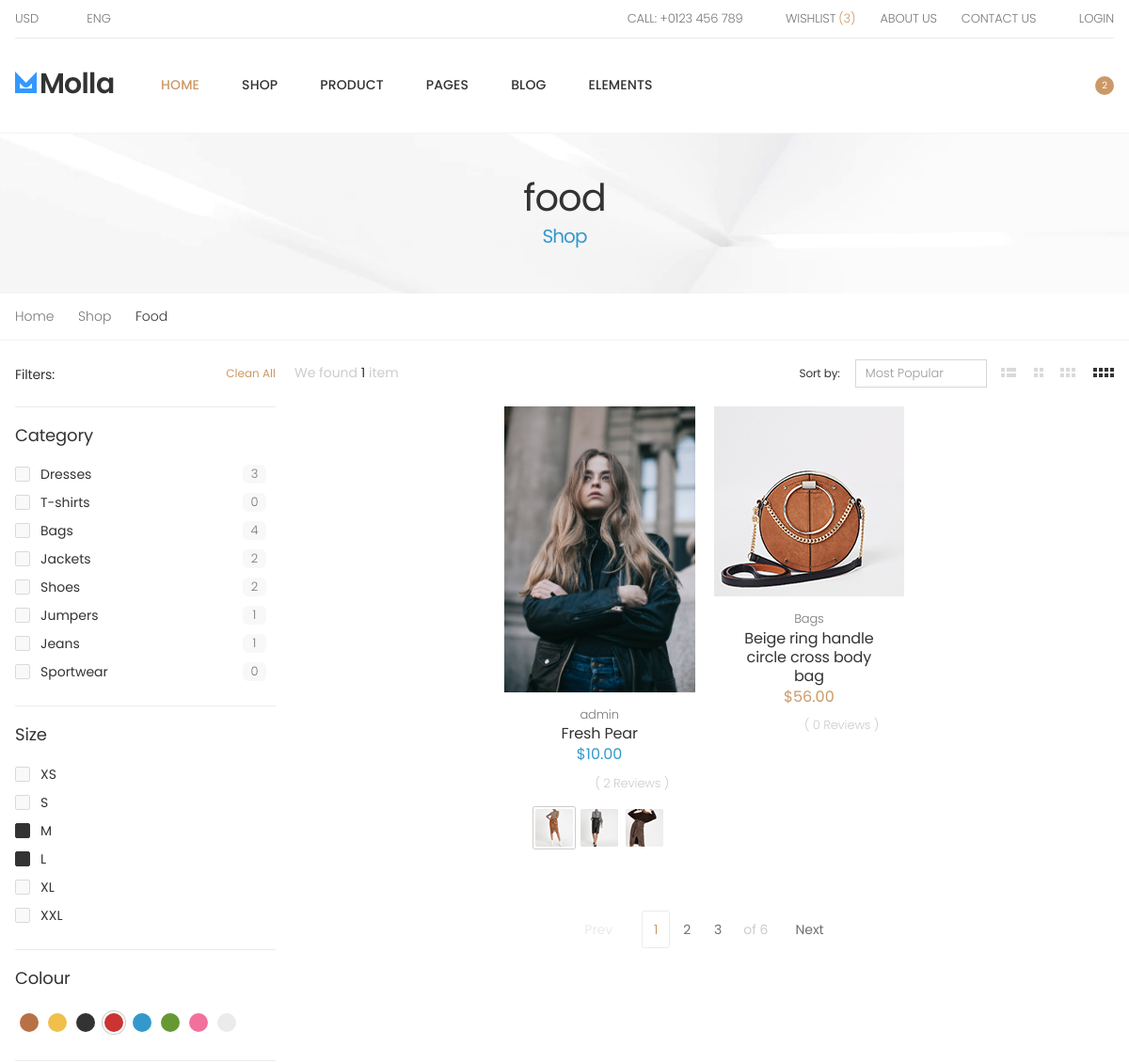
The page /category/catbegd144h1b (upper part) on the database as committed earlier.
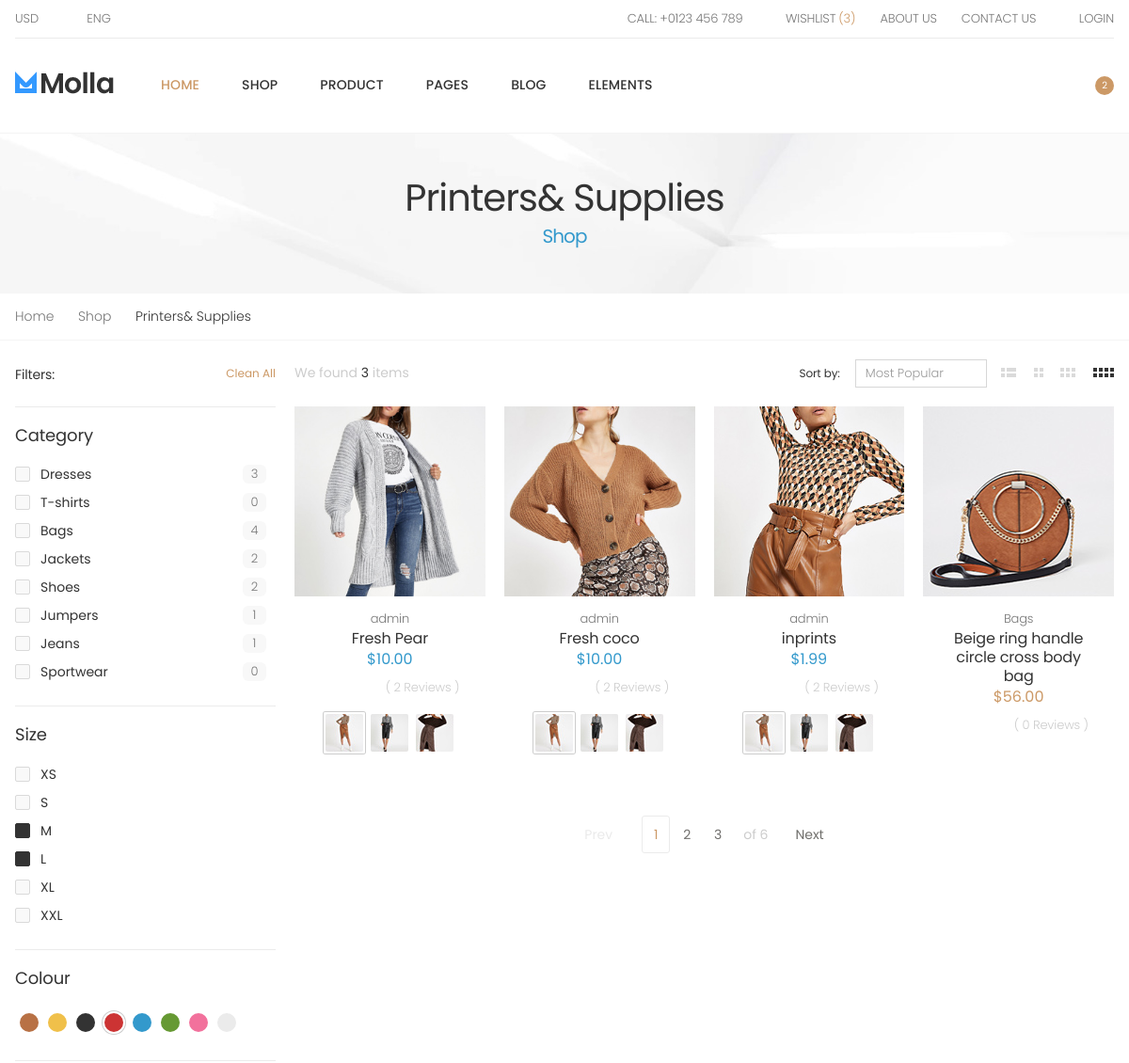
The same page on the database as committed later.
### core/models.py (models this page shows, shortened)
class Category(models.Model):
    cid =ShortUUIDField(unique=True, length=10, max_length=20, prefix="cat", alphabet="abcdefgh12345")
    title =models.CharField(max_length=100, default="food")
    image = models.ImageField(upload_to="category", default="category.jpg")
    class Meta:
        verbose_name_plural ="Categories"

class Product(models.Model):
    pid =ShortUUIDField(unique=True, length=10, max_length=20, alphabet="abcdefgh12345xvz")
    user = models.ForeignKey(User, on_delete=models.SET_NULL, null= True)
    category = models.ForeignKey(Category, on_delete=models.SET_NULL, null= True, related_name="category")
    vendor = models.ForeignKey(Vendor, on_delete=models.SET_NULL, null= True, related_name='products')
    title =models.CharField(max_length=100, default="Fresh Pear")
    image = models.ImageField(upload_to=user_directory_path, default="product.jpg")
    description = models.TextField(null=True, blank=True, default="This is the product")
    price = models.DecimalField(max_digits=10, decimal_places=2, default="1.99")
    old_price = models.DecimalField(max_digits=10, decimal_places=2, default="2.99")
    specification = models.TextField(null=True, blank=True,)
    product_status = models.CharField(choices= STATUS, max_length=10, default="in_review")
    status = models.BooleanField(default=True)
    in_stock = models.BooleanField(default=True)
    featured = models.BooleanField(default=True)
    digital = models.BooleanField(default=True)
    sku =ShortUUIDField(unique=True, length=10, max_length=20, prefix="sku", alphabet="abcdefgh12345xvz")
    date = models.DateTimeField(auto_now_add=True)
    update = models.DateTimeField(null=True, blank=True)
    class Meta:
        verbose_name_plural ="Products"

class Vendor(models.Model):
    vid =ShortUUIDField(unique=True, length=10, max_length=20, prefix="ven", alphabet="abcdefgh12345")
    title =models.CharField(max_length=100, default="Naterfy")
    image = models.ImageField(upload_to=user_directory_path, default="vendor.jpg")
    cover_image = models.ImageField(upload_to=user_directory_path, default="vendor.jpg")
    description = models.TextField(null=True, blank=True, default="I am an amazging Vendor ")
    address = models.CharField(max_length=100, default="123 Main street.Lokogoma")
    contact = models.CharField(max_length=100, default="+234 (8167) 791 934")
    chat_resp_time = models.CharField(max_length=100, default="100")
    shipping_on_time = models.CharField(max_length=100, default="100")
    authentic_rating = models.CharField(max_length=100, default="100")
    days_return = models.CharField(max_length=100, default="100")
    warranty_period = models.CharField(max_length=100, default="100")
    user = models.ForeignKey(User, on_delete=models.SET_NULL, null= True)
    date =models.DateTimeField(auto_now_add=True, null=True, blank=True)
    class Meta:
        verbose_name_plural ="Vendors"

### core/views.py (the view)
# urls.py: path("category/<cid>", views.category_product_list, name='category_product_list'),
def category_product_list(request, cid):
    category = Category.objects.get(cid=cid)
    products =Product.objects.filter(product_status="published",category=category)
    context = {
        'category':category,
        'products':products,
    }
    return render(request, 'core/category-product-list.html', context)

### core/context_processor.py (called while the page is built)
def default(request):
    Categories = Category.objects.all()
    return{
        'Categories':Categories,
    }

### templates/core/category-product-list.html (shortened to what the changed rows need)
{% load static %}
<!DOCTYPE html>
<html lang="en">
<head>
    <link rel="stylesheet" href="{% static 'assets/css/bootstrap.min.css' %}">
    <link rel="stylesheet" href="{% static 'assets/css/style.css' %}">
    <link rel="stylesheet" href="{% static 'assets/css/plugins/owl-carousel/owl.carousel.css' %}">
    <link rel="stylesheet" href="{% static 'assets/css/plugins/magnific-popup/magnific-popup.css' %}">
    <link rel="stylesheet" href="{% static 'assets/css/plugins/nouislider/nouislider.css' %}">
</head>
<body>
    <div class="page-wrapper">
        <main class="main">
        	<div class="page-header text-center" style="background-image: url('assets/images/page-header-bg.jpg')">
        		<div class="container">
        			<h1 class="page-title">{{category.title}}<span style="color: #3399cc;"> Shop</span></h1>
        		</div>
        	</div>
            <nav aria-label="breadcrumb" class="breadcrumb-nav mb-2">
                <div class="container">
                    <ol class="breadcrumb">
                        <li class="breadcrumb-item"><a href="index.html">Home</a></li>
                        <li class="breadcrumb-item"><a href="#">Shop</a></li>
                        <li class="breadcrumb-item active" aria-current="page">{{category.title}}</li>
                    </ol>
                </div>
            </nav>
            <div class="page-content">
                <div class="container">
                	<div class="row">
                		<div class="col-lg-9">
                			<div class="toolbox">
                				<div class="toolbox-left">
                					<div class="toolbox-info">
                						We found <span>{{products.count}}</span> item{{products.count|pluralize:"s" }}
                					</div>
                				</div>
                			</div>
                            <div class="products mb-3">
                                <div class="row justify-content-center"> {% for p in products %}
                                    <div class="col-6 col-md-4 col-lg-4 col-xl-3 ">
                                        <div class="product product-7 text-center">
                                            <figure class="product-media">
                                                <a href="product.html">
                                                    <img src="{{ p.image.url }}" alt="Product image" class="product-image">
                                                </a>
                                            </figure>
                                            <div class="product-body">
                                                <div class="product-cat">
                                                    <a href="#"> {{p.vendor.title}}</a>
                                                </div>
                                                <h3 class="product-title"><a href="product.html">{{ p.title }}</a></h3>
                                                <div class="product-price " style="color: #3399cc;">
                                                    ${{p.price}}
                                                </div>
                                                <div class="ratings-container">
                                                    <div class="ratings">
                                                        <div class="ratings-val" style="width: 20%;"></div>
                                                    </div>
                                                    <span class="ratings-text">( 2 Reviews )</span>
                                                </div>
                                                <div class="product-nav product-nav-thumbs">
                                                    <a href="#" class="active">
                                                        <img src="{% static 'assets/images/products/product-4-thumb.jpg' %}" alt="product desc">
                                                    </a>
                                                    <a href="#">
                                                        <img src="{% static 'assets/images/products/product-4-2-thumb.jpg' %}" alt="product desc">
                                                    </a>
                                                    <a href="#">
                                                        <img src="{% static 'assets/images/products/product-4-3-thumb.jpg' %}" alt="product desc">
                                                    </a>
                                                </div>
                                            </div>
                                        </div>
                                    </div> {% endfor %}
                                </div>
                            </div>
                		</div>
                	</div>
                </div>
            </div>
        </main>
    </div>
</body>
</html>

Rows that differ between the two databases and show on the page:
changed Category: title "food" → "Printers& Supplies"; title "Food" → "Printers& Supplies"
changed Product "Fresh Pear": image: a different picture
added Product: image (picture), vendor "admin", title "Fresh coco", price "10.00"
added Product: image (picture), vendor "admin", title "inprints", price "1.99"
Other text that changed with them:
{{ products.count }}: "1" → "3"
